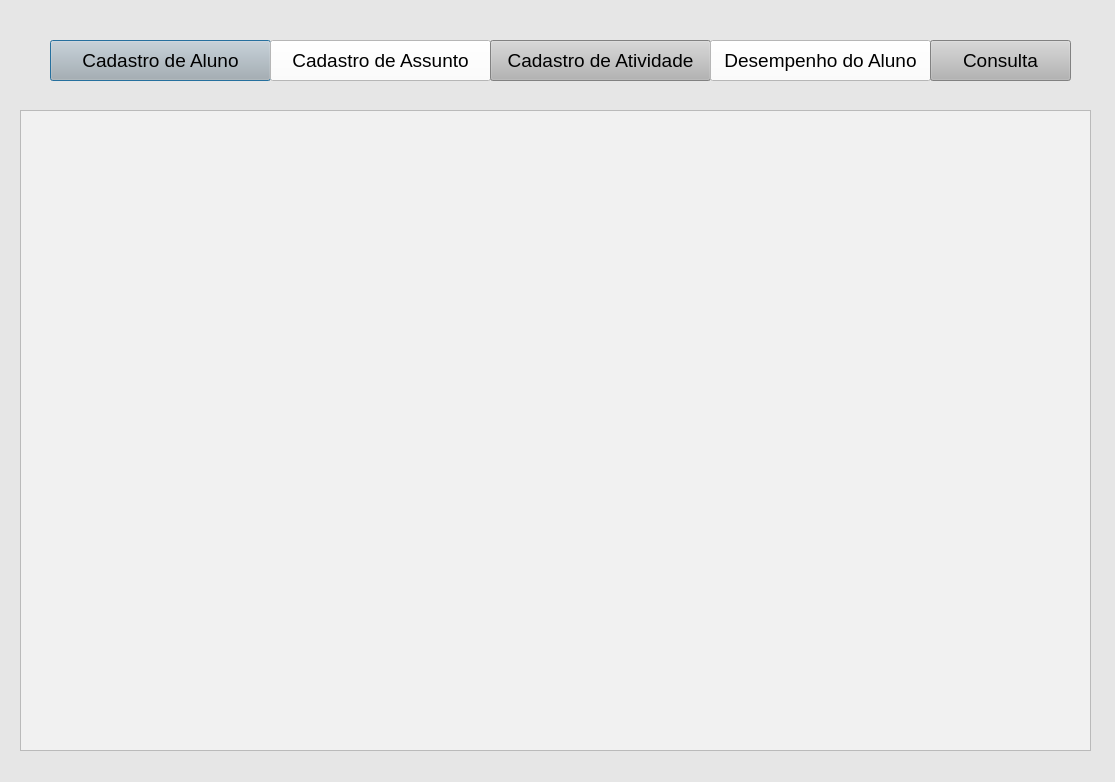
<?xml version="1.0" encoding="UTF-8"?>
<ui version="4.0">
 <class>Dialog</class>
 <widget class="QDialog" name="Dialog">
  <property name="geometry">
   <rect>
    <x>0</x>
    <y>0</y>
    <width>1115</width>
    <height>782</height>
   </rect>
  </property>
  <property name="windowTitle">
   <string>Dialog</string>
  </property>
  <property name="styleSheet">
   <string notr="true">background-color: rgb(230, 230, 230);</string>
  </property>
  <widget class="QPushButton" name="pushButton">
   <property name="geometry">
    <rect>
     <x>50</x>
     <y>40</y>
     <width>221</width>
     <height>41</height>
    </rect>
   </property>
   <property name="font">
    <font>
     <pointsize>14</pointsize>
    </font>
   </property>
   <property name="styleSheet">
    <string notr="true">background-color: rgb(180, 180, 180);</string>
   </property>
   <property name="text">
    <string>Cadastro de Aluno</string>
   </property>
  </widget>
  <widget class="QPushButton" name="pushButton_2">
   <property name="geometry">
    <rect>
     <x>270</x>
     <y>40</y>
     <width>221</width>
     <height>41</height>
    </rect>
   </property>
   <property name="font">
    <font>
     <pointsize>14</pointsize>
    </font>
   </property>
   <property name="styleSheet">
    <string notr="true">background-color: rgb(255, 255, 255);</string>
   </property>
   <property name="text">
    <string>Cadastro de Assunto</string>
   </property>
  </widget>
  <widget class="QPushButton" name="pushButton_3">
   <property name="geometry">
    <rect>
     <x>490</x>
     <y>40</y>
     <width>221</width>
     <height>41</height>
    </rect>
   </property>
   <property name="font">
    <font>
     <pointsize>14</pointsize>
    </font>
   </property>
   <property name="styleSheet">
    <string notr="true">background-color: rgb(180, 180, 180);</string>
   </property>
   <property name="text">
    <string>Cadastro de Atividade</string>
   </property>
  </widget>
  <widget class="QPushButton" name="pushButton_4">
   <property name="geometry">
    <rect>
     <x>710</x>
     <y>40</y>
     <width>221</width>
     <height>41</height>
    </rect>
   </property>
   <property name="font">
    <font>
     <pointsize>14</pointsize>
    </font>
   </property>
   <property name="styleSheet">
    <string notr="true">background-color: rgb(255, 255, 255);</string>
   </property>
   <property name="text">
    <string>Desempenho do Aluno</string>
   </property>
  </widget>
  <widget class="QPushButton" name="pushButton_5">
   <property name="geometry">
    <rect>
     <x>930</x>
     <y>40</y>
     <width>141</width>
     <height>41</height>
    </rect>
   </property>
   <property name="font">
    <font>
     <pointsize>14</pointsize>
    </font>
   </property>
   <property name="styleSheet">
    <string notr="true">background-color: rgb(180, 180, 180);</string>
   </property>
   <property name="text">
    <string>Consulta</string>
   </property>
  </widget>
  <widget class="QTextBrowser" name="textBrowser">
   <property name="geometry">
    <rect>
     <x>20</x>
     <y>110</y>
     <width>1071</width>
     <height>641</height>
    </rect>
   </property>
   <property name="styleSheet">
    <string notr="true">background-color: rgb(241, 241, 241);</string>
   </property>
  </widget>
 </widget>
 <resources/>
 <connections/>
</ui>
